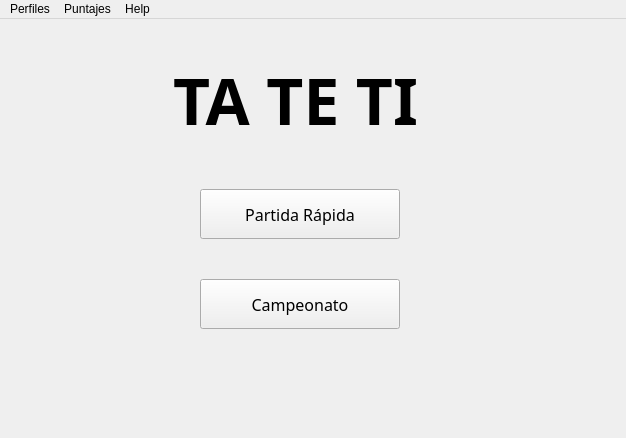
<?xml version="1.0" encoding="UTF-8"?>
<ui version="4.0">
 <class>MainWindow</class>
 <widget class="QMainWindow" name="MainWindow">
  <property name="geometry">
   <rect>
    <x>0</x>
    <y>0</y>
    <width>626</width>
    <height>438</height>
   </rect>
  </property>
  <property name="minimumSize">
   <size>
    <width>626</width>
    <height>417</height>
   </size>
  </property>
  <property name="maximumSize">
   <size>
    <width>626</width>
    <height>438</height>
   </size>
  </property>
  <property name="windowTitle">
   <string>TATETI</string>
  </property>
  <widget class="QWidget" name="centralwidget_main">
   <property name="minimumSize">
    <size>
     <width>626</width>
     <height>417</height>
    </size>
   </property>
   <property name="maximumSize">
    <size>
     <width>626</width>
     <height>417</height>
    </size>
   </property>
   <widget class="QPushButton" name="QPushButton_PartidaRapida">
    <property name="geometry">
     <rect>
      <x>200</x>
      <y>170</y>
      <width>200</width>
      <height>50</height>
     </rect>
    </property>
    <property name="font">
     <font>
      <family>Kodchasan</family>
      <pointsize>12</pointsize>
     </font>
    </property>
    <property name="text">
     <string>Partida Rápida</string>
    </property>
   </widget>
   <widget class="QPushButton" name="QPushButton_Campeonato">
    <property name="geometry">
     <rect>
      <x>200</x>
      <y>260</y>
      <width>200</width>
      <height>50</height>
     </rect>
    </property>
    <property name="font">
     <font>
      <family>Kodchasan</family>
      <pointsize>12</pointsize>
     </font>
    </property>
    <property name="styleSheet">
     <string notr="true"/>
    </property>
    <property name="text">
     <string>Campeonato</string>
    </property>
   </widget>
   <widget class="QLabel" name="label_tateti">
    <property name="geometry">
     <rect>
      <x>120</x>
      <y>40</y>
      <width>351</width>
      <height>81</height>
     </rect>
    </property>
    <property name="font">
     <font>
      <family>Kodchasan</family>
      <pointsize>48</pointsize>
      <weight>75</weight>
      <bold>true</bold>
     </font>
    </property>
    <property name="text">
     <string>TA TE TI</string>
    </property>
    <property name="alignment">
     <set>Qt::AlignCenter</set>
    </property>
   </widget>
   <zorder>QPushButton_Campeonato</zorder>
   <zorder>QPushButton_PartidaRapida</zorder>
   <zorder>label_tateti</zorder>
  </widget>
  <widget class="QMenuBar" name="menubar">
   <property name="geometry">
    <rect>
     <x>0</x>
     <y>0</y>
     <width>626</width>
     <height>21</height>
    </rect>
   </property>
   <widget class="QMenu" name="menuPerfiles">
    <property name="title">
     <string>Perfiles</string>
    </property>
    <addaction name="actionCrear_Perfil"/>
    <addaction name="actionModificar_Perfil"/>
    <addaction name="actionEliminar"/>
   </widget>
   <widget class="QMenu" name="menuTabla_de_Puntaje">
    <property name="title">
     <string>Puntajes</string>
    </property>
    <addaction name="actionVer_Tabla"/>
   </widget>
   <widget class="QMenu" name="menuAbout_US">
    <property name="title">
     <string>Help</string>
    </property>
    <addaction name="actionAbout_US"/>
   </widget>
   <addaction name="menuPerfiles"/>
   <addaction name="menuTabla_de_Puntaje"/>
   <addaction name="menuAbout_US"/>
  </widget>
  <action name="actionCrear_Perfil">
   <property name="text">
    <string>Crear Perfil</string>
   </property>
  </action>
  <action name="actionModificar_Perfil">
   <property name="text">
    <string>Modificar Perfil</string>
   </property>
  </action>
  <action name="actionEliminar">
   <property name="text">
    <string>Eliminar</string>
   </property>
  </action>
  <action name="actionVer_Tabla">
   <property name="text">
    <string>Ver Tabla</string>
   </property>
  </action>
  <action name="actionAbout_US">
   <property name="text">
    <string>About US</string>
   </property>
  </action>
  <action name="actionManual_de_Usuario">
   <property name="text">
    <string>Manual de Usuario</string>
   </property>
  </action>
 </widget>
 <resources>
  <include location="../../imagenes/test.qrc"/>
 </resources>
 <connections/>
</ui>
